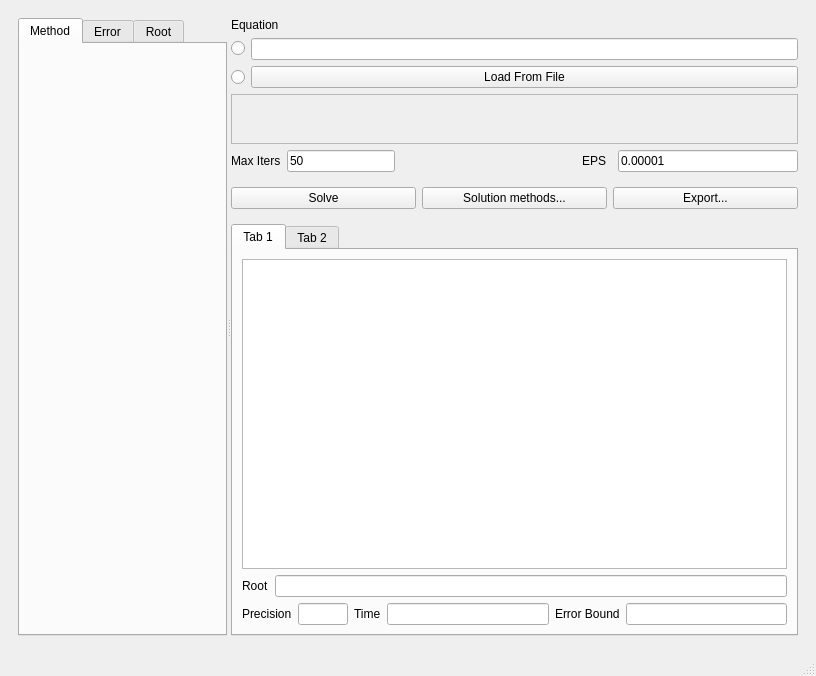
<?xml version="1.0" encoding="UTF-8"?>
<ui version="4.0">
    <class>MainWindow</class>
    <widget class="QMainWindow" name="MainWindow">
        <property name="geometry">
            <rect>
                <x>0</x>
                <y>0</y>
                <width>816</width>
                <height>676</height>
            </rect>
        </property>
        <property name="windowTitle">
            <string>MainWindow</string>
        </property>
        <widget class="QWidget" name="centralwidget">
            <layout class="QHBoxLayout" name="horizontalLayout">
                <item>
                    <widget class="QWidget" name="mainWidget" native="true">
                        <property name="minimumSize">
                            <size>
                                <width>100</width>
                                <height>0</height>
                            </size>
                        </property>
                        <layout class="QHBoxLayout" name="horizontalLayout_8">
                            <item>
                                <widget class="QSplitter" name="splitter">
                                    <property name="orientation">
                                        <enum>Qt::Horizontal</enum>
                                    </property>
                                    <widget class="QTabWidget" name="graphTabWidget">
                                        <property name="currentIndex">
                                            <number>0</number>
                                        </property>
                                        <widget class="QWidget" name="graph1Tab">
                                            <attribute name="title">
                                                <string>Method</string>
                                            </attribute>
                                            <layout class="QVBoxLayout" name="verticalLayout_2">
                                                <item>
                                                    <widget class="QWidget" name="mplwindow1" native="true">
                                                        <property name="sizePolicy">
                                                            <sizepolicy hsizetype="Expanding" vsizetype="Preferred">
                                                                <horstretch>0</horstretch>
                                                                <verstretch>0</verstretch>
                                                            </sizepolicy>
                                                        </property>
                                                        <property name="layoutDirection">
                                                            <enum>Qt::LeftToRight</enum>
                                                        </property>
                                                        <property name="autoFillBackground">
                                                            <bool>false</bool>
                                                        </property>
                                                        <layout class="QVBoxLayout" name="mplvl1"/>
                                                    </widget>
                                                </item>
                                            </layout>
                                        </widget>
                                        <widget class="QWidget" name="graph2Tab">
                                            <attribute name="title">
                                                <string>Error</string>
                                            </attribute>
                                            <layout class="QVBoxLayout" name="verticalLayout_2">
                                                <item>
                                                    <widget class="QWidget" name="mplwindow2" native="true">
                                                        <property name="sizePolicy">
                                                            <sizepolicy hsizetype="Expanding" vsizetype="Preferred">
                                                                <horstretch>0</horstretch>
                                                                <verstretch>0</verstretch>
                                                            </sizepolicy>
                                                        </property>
                                                        <property name="layoutDirection">
                                                            <enum>Qt::LeftToRight</enum>
                                                        </property>
                                                        <property name="autoFillBackground">
                                                            <bool>false</bool>
                                                        </property>
                                                        <layout class="QVBoxLayout" name="mplvl2"/>
                                                    </widget>
                                                </item>
                                            </layout>
                                        </widget>
                                        <widget class="QWidget" name="graph3Tab">
                                            <attribute name="title">
                                                <string>Root</string>
                                            </attribute>
                                            <layout class="QVBoxLayout" name="verticalLayout_2">
                                                <item>
                                                    <widget class="QWidget" name="mplwindow3" native="true">
                                                        <property name="sizePolicy">
                                                            <sizepolicy hsizetype="Expanding" vsizetype="Preferred">
                                                                <horstretch>0</horstretch>
                                                                <verstretch>0</verstretch>
                                                            </sizepolicy>
                                                        </property>
                                                        <property name="layoutDirection">
                                                            <enum>Qt::LeftToRight</enum>
                                                        </property>
                                                        <property name="autoFillBackground">
                                                            <bool>false</bool>
                                                        </property>
                                                        <layout class="QVBoxLayout" name="mplvl3"/>
                                                    </widget>
                                                </item>
                                            </layout>
                                        </widget>
                                    </widget>
                                    <widget class="QWidget" name="widget" native="true">
                                        <property name="sizePolicy">
                                            <sizepolicy hsizetype="Expanding" vsizetype="Expanding">
                                                <horstretch>0</horstretch>
                                                <verstretch>0</verstretch>
                                            </sizepolicy>
                                        </property>
                                        <property name="minimumSize">
                                            <size>
                                                <width>280</width>
                                                <height>0</height>
                                            </size>
                                        </property>
                                        <layout class="QVBoxLayout" name="verticalLayout_6">
                                            <property name="margin">
                                                <number>0</number>
                                            </property>
                                            <item>
                                                <widget class="QLabel" name="equationLabel">
                                                    <property name="maximumSize">
                                                        <size>
                                                            <width>16777215</width>
                                                            <height>30</height>
                                                        </size>
                                                    </property>
                                                    <property name="text">
                                                        <string>Equation</string>
                                                    </property>
                                                </widget>
                                            </item>
                                            <item>
                                                <widget class="QWidget" name="widget_5" native="true">
                                                    <property name="sizePolicy">
                                                        <sizepolicy hsizetype="Expanding" vsizetype="Minimum">
                                                            <horstretch>0</horstretch>
                                                            <verstretch>0</verstretch>
                                                        </sizepolicy>
                                                    </property>
                                                    <property name="minimumSize">
                                                        <size>
                                                            <width>0</width>
                                                            <height>0</height>
                                                        </size>
                                                    </property>
                                                    <layout class="QHBoxLayout" name="horizontalLayout_4">
                                                        <property name="margin">
                                                            <number>0</number>
                                                        </property>
                                                        <item>
                                                            <widget class="QRadioButton" name="textRadio">
                                                                <property name="text">
                                                                    <string/>
                                                                </property>
                                                            </widget>
                                                        </item>
                                                        <item>
                                                            <widget class="QLineEdit" name="equationField"/>
                                                        </item>
                                                    </layout>
                                                </widget>
                                            </item>
                                            <item>
                                                <widget class="QWidget" name="widget_6" native="true">
                                                    <property name="sizePolicy">
                                                        <sizepolicy hsizetype="Expanding" vsizetype="Preferred">
                                                            <horstretch>0</horstretch>
                                                            <verstretch>0</verstretch>
                                                        </sizepolicy>
                                                    </property>
                                                    <layout class="QHBoxLayout" name="horizontalLayout_5">
                                                        <property name="margin">
                                                            <number>0</number>
                                                        </property>
                                                        <item>
                                                            <widget class="QRadioButton" name="fileRadio">
                                                                <property name="sizePolicy">
                                                                    <sizepolicy hsizetype="Minimum" vsizetype="Minimum">
                                                                        <horstretch>0</horstretch>
                                                                        <verstretch>0</verstretch>
                                                                    </sizepolicy>
                                                                </property>
                                                                <property name="maximumSize">
                                                                    <size>
                                                                        <width>20</width>
                                                                        <height>16777215</height>
                                                                    </size>
                                                                </property>
                                                                <property name="text">
                                                                    <string/>
                                                                </property>
                                                            </widget>
                                                        </item>
                                                        <item>
                                                            <widget class="QPushButton" name="loadFileButton">
                                                                <property name="sizePolicy">
                                                                    <sizepolicy hsizetype="Expanding" vsizetype="Fixed">
                                                                        <horstretch>0</horstretch>
                                                                        <verstretch>0</verstretch>
                                                                    </sizepolicy>
                                                                </property>
                                                                <property name="minimumSize">
                                                                    <size>
                                                                        <width>0</width>
                                                                        <height>0</height>
                                                                    </size>
                                                                </property>
                                                                <property name="maximumSize">
                                                                    <size>
                                                                        <width>16777215</width>
                                                                        <height>16777215</height>
                                                                    </size>
                                                                </property>
                                                                <property name="text">
                                                                    <string>Load From File</string>
                                                                </property>
                                                            </widget>
                                                        </item>
                                                    </layout>
                                                </widget>
                                            </item>
                                            <item>
                                                <widget class="QFrame" name="latexFrame">
                                                    <property name="sizePolicy">
                                                        <sizepolicy hsizetype="Preferred" vsizetype="Fixed">
                                                            <horstretch>0</horstretch>
                                                            <verstretch>0</verstretch>
                                                        </sizepolicy>
                                                    </property>
                                                    <property name="minimumSize">
                                                        <size>
                                                            <width>0</width>
                                                            <height>50</height>
                                                        </size>
                                                    </property>
                                                    <property name="maximumSize">
                                                        <size>
                                                            <width>16777215</width>
                                                            <height>50</height>
                                                        </size>
                                                    </property>
                                                    <property name="frameShape">
                                                        <enum>QFrame::StyledPanel</enum>
                                                    </property>
                                                    <property name="frameShadow">
                                                        <enum>QFrame::Raised</enum>
                                                    </property>
                                                    <layout class="QVBoxLayout" name="latexLayout"/>
                                                </widget>
                                            </item>
                                            <item>
                                                <widget class="QWidget" name="widget_7" native="true">
                                                    <layout class="QHBoxLayout" name="horizontalLayout_6">
                                                        <property name="margin">
                                                            <number>0</number>
                                                        </property>
                                                        <item>
                                                            <widget class="QLabel" name="maxItersLabel">
                                                                <property name="maximumSize">
                                                                    <size>
                                                                        <width>55</width>
                                                                        <height>16777215</height>
                                                                    </size>
                                                                </property>
                                                                <property name="text">
                                                                    <string>Max Iters</string>
                                                                </property>
                                                            </widget>
                                                        </item>
                                                        <item>
                                                            <widget class="QLineEdit" name="maxItersField">
                                                                <property name="sizePolicy">
                                                                    <sizepolicy hsizetype="Fixed" vsizetype="Fixed">
                                                                        <horstretch>0</horstretch>
                                                                        <verstretch>0</verstretch>
                                                                    </sizepolicy>
                                                                </property>
                                                                <property name="minimumSize">
                                                                    <size>
                                                                        <width>40</width>
                                                                        <height>0</height>
                                                                    </size>
                                                                </property>
                                                                <property name="maximumSize">
                                                                    <size>
                                                                        <width>16777215</width>
                                                                        <height>16777215</height>
                                                                    </size>
                                                                </property>
                                                                <property name="text">
                                                                    <string>50</string>
                                                                </property>
                                                            </widget>
                                                        </item>
                                                        <item>
                                                            <spacer name="horizontalSpacer">
                                                                <property name="orientation">
                                                                    <enum>Qt::Horizontal</enum>
                                                                </property>
                                                                <property name="sizeHint" stdset="0">
                                                                    <size>
                                                                        <width>40</width>
                                                                        <height>20</height>
                                                                    </size>
                                                                </property>
                                                            </spacer>
                                                        </item>
                                                        <item>
                                                            <widget class="QLabel" name="epsLabel">
                                                                <property name="sizePolicy">
                                                                    <sizepolicy hsizetype="Fixed" vsizetype="Preferred">
                                                                        <horstretch>0</horstretch>
                                                                        <verstretch>0</verstretch>
                                                                    </sizepolicy>
                                                                </property>
                                                                <property name="minimumSize">
                                                                    <size>
                                                                        <width>30</width>
                                                                        <height>0</height>
                                                                    </size>
                                                                </property>
                                                                <property name="layoutDirection">
                                                                    <enum>Qt::RightToLeft</enum>
                                                                </property>
                                                                <property name="text">
                                                                    <string>EPS</string>
                                                                </property>
                                                            </widget>
                                                        </item>
                                                        <item>
                                                            <widget class="QLineEdit" name="epsField">
                                                                <property name="maximumSize">
                                                                    <size>
                                                                        <width>200</width>
                                                                        <height>16777215</height>
                                                                    </size>
                                                                </property>
                                                                <property name="text">
                                                                    <string>0.00001</string>
                                                                </property>
                                                            </widget>
                                                        </item>
                                                    </layout>
                                                </widget>
                                            </item>
                                            <item>
                                                <widget class="QWidget" name="widget_8" native="true">
                                                    <layout class="QHBoxLayout" name="horizontalLayout_7">
                                                        <property name="leftMargin">
                                                            <number>0</number>
                                                        </property>
                                                        <property name="rightMargin">
                                                            <number>0</number>
                                                        </property>
                                                        <item>
                                                            <widget class="QPushButton" name="solveButton">
                                                                <property name="minimumSize">
                                                                    <size>
                                                                        <width>0</width>
                                                                        <height>0</height>
                                                                    </size>
                                                                </property>
                                                                <property name="text">
                                                                    <string>Solve</string>
                                                                </property>
                                                            </widget>
                                                        </item>
                                                        <item>
                                                            <widget class="QPushButton" name="methodsButton">
                                                                <property name="minimumSize">
                                                                    <size>
                                                                        <width>0</width>
                                                                        <height>0</height>
                                                                    </size>
                                                                </property>
                                                                <property name="text">
                                                                    <string>Solution methods...</string>
                                                                </property>
                                                            </widget>
                                                        </item>
                                                        <item>
                                                            <widget class="QPushButton" name="exportButton">
                                                                <property name="text">
                                                                    <string>Export...</string>
                                                                </property>
                                                            </widget>
                                                        </item>
                                                    </layout>
                                                </widget>
                                            </item>
                                            <item>
                                                <widget class="QTabWidget" name="resultsTabWidget">
                                                    <property name="minimumSize">
                                                        <size>
                                                            <width>0</width>
                                                            <height>0</height>
                                                        </size>
                                                    </property>
                                                    <property name="currentIndex">
                                                        <number>0</number>
                                                    </property>
                                                    <widget class="QWidget" name="table1Tab">
                                                        <attribute name="title">
                                                            <string>Tab 1</string>
                                                        </attribute>
                                                        <layout class="QVBoxLayout" name="verticalLayout">
                                                            <item>
                                                                <widget class="QTableWidget" name="resultsTable"/>
                                                            </item>
                                                            <item>
                                                                <widget class="QWidget" name="widget_3" native="true">
                                                                    <property name="minimumSize">
                                                                        <size>
                                                                            <width>0</width>
                                                                            <height>0</height>
                                                                        </size>
                                                                    </property>
                                                                    <layout class="QHBoxLayout"
                                                                            name="horizontalLayout_2">
                                                                        <property name="margin">
                                                                            <number>0</number>
                                                                        </property>
                                                                        <item>
                                                                            <widget class="QLabel" name="label">
                                                                                <property name="text">
                                                                                    <string>Root</string>
                                                                                </property>
                                                                            </widget>
                                                                        </item>
                                                                        <item>
                                                                            <widget class="QLineEdit" name="lineEdit"/>
                                                                        </item>
                                                                    </layout>
                                                                </widget>
                                                            </item>
                                                            <item>
                                                                <widget class="QWidget" name="widget_4" native="true">
                                                                    <layout class="QHBoxLayout"
                                                                            name="horizontalLayout_3">
                                                                        <property name="margin">
                                                                            <number>0</number>
                                                                        </property>
                                                                        <item>
                                                                            <widget class="QLabel" name="label">
                                                                                <property name="text">
                                                                                    <string>Precision</string>
                                                                                </property>
                                                                            </widget>
                                                                        </item>
                                                                        <item>
                                                                            <widget class="QLineEdit" name="lineEdit">
                                                                                <property name="maximumSize">
                                                                                    <size>
                                                                                        <width>50</width>
                                                                                        <height>16777215</height>
                                                                                    </size>
                                                                                </property>
                                                                            </widget>
                                                                        </item>
                                                                        <item>
                                                                            <widget class="QLabel" name="label">
                                                                                <property name="text">
                                                                                    <string>Time</string>
                                                                                </property>
                                                                            </widget>
                                                                        </item>
                                                                        <item>
                                                                            <widget class="QLineEdit" name="lineEdit"/>
                                                                        </item>
                                                                        <item>
                                                                            <widget class="QLabel" name="label_2">
                                                                                <property name="text">
                                                                                    <string>Error Bound</string>
                                                                                </property>
                                                                            </widget>
                                                                        </item>
                                                                        <item>
                                                                            <widget class="QLineEdit"
                                                                                    name="errorBoundField"/>
                                                                        </item>
                                                                    </layout>
                                                                </widget>
                                                            </item>
                                                        </layout>
                                                    </widget>
                                                    <widget class="QWidget" name="table2Tab">
                                                        <attribute name="title">
                                                            <string>Tab 2</string>
                                                        </attribute>
                                                    </widget>
                                                </widget>
                                            </item>
                                        </layout>
                                    </widget>
                                </widget>
                            </item>
                        </layout>
                    </widget>
                </item>
            </layout>
        </widget>
        <widget class="QMenuBar" name="menubar">
            <property name="geometry">
                <rect>
                    <x>0</x>
                    <y>0</y>
                    <width>816</width>
                    <height>22</height>
                </rect>
            </property>
        </widget>
        <widget class="QStatusBar" name="statusbar"/>
    </widget>
    <resources/>
    <connections/>
</ui>
